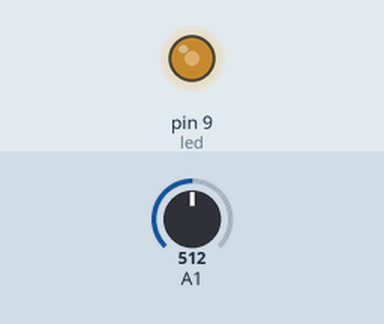
Recording of a sketch running on a simulated Arduino Uno, built with avr-gcc and run on an emulated ATmega328P. On the bench: output pins drawn as LEDs (lit = HIGH). The test bench sets the inputs (shaded band); at power-on: A1 = 512.

Above: at 1.2 s.
1.3 s: A1 set to 716
At 2.1 s:
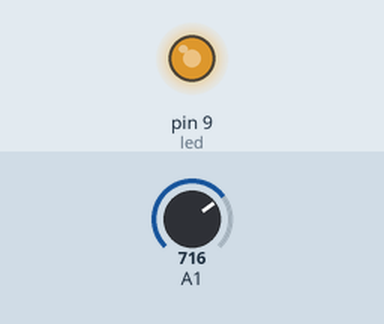
2.8 s: A1 set to 900
At 3.3 s:
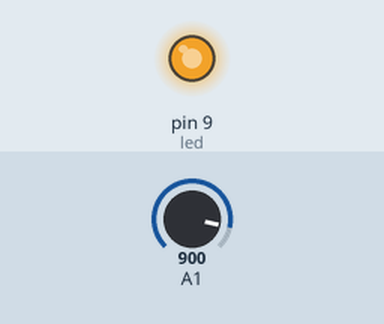
4.3 s: A1 set to 122
At 5.5 s:
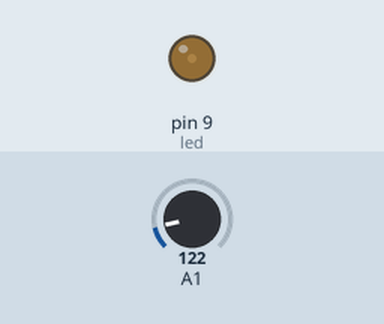
5.8 s: A1 set to 0
At 6.8 s:
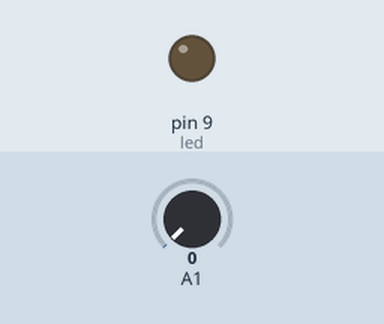
Timing chart, 0 to 8.3 s (numbered marks = the images above; inputs shaded):
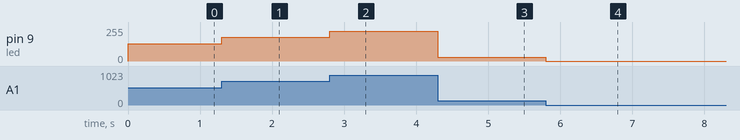

The sketch:

adc2.ino
```cpp
int led=9;
int val=0;
int a;

void setup() {
  pinMode(led,OUTPUT);
  // put your setup code here, to run once:

}

void loop() {
  val=analogRead(A1);
  a=val/4;

  analogWrite(led,a);
  // put your main code here, to run repeatedly:

}
```

Measured:
- after the input at 1.3 s, pin 9 (led): 128/255 → 179/255 at once
- after the input at 2.8 s, pin 9 (led): 179/255 → 225/255 at once
- after the input at 4.3 s, pin 9 (led): 225/255 → 30/255 at once
- after the input at 5.8 s, pin 9 (led): 30/255 → 0/255 at once
